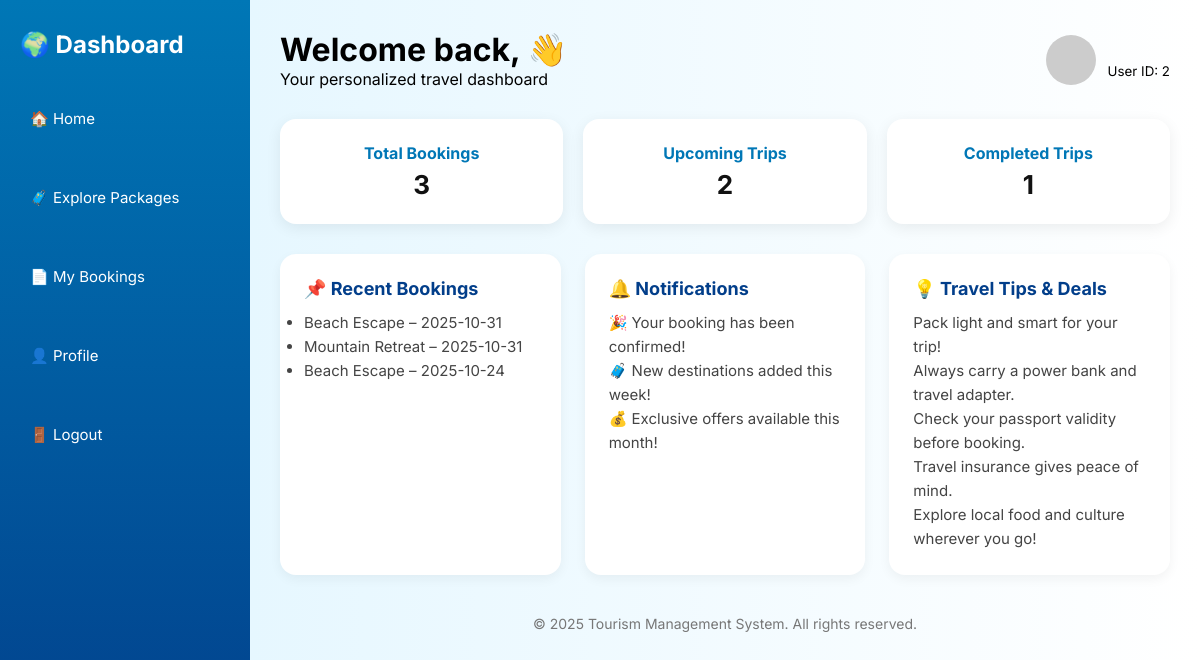
/dashboard (signed in), run on the app's committed database.
### tables this page shows
CREATE TABLE bookings (
    id INTEGER PRIMARY KEY AUTOINCREMENT,
    user_id INTEGER NOT NULL,
    package_id INTEGER NOT NULL,
    name TEXT NOT NULL,
    email TEXT NOT NULL,
    travel_date TEXT NOT NULL,
    persons INTEGER NOT NULL,
    status TEXT DEFAULT 'CONFIRMED',
    booked_at TIMESTAMP DEFAULT CURRENT_TIMESTAMP,
    FOREIGN KEY(user_id) REFERENCES users(id) ON DELETE CASCADE,
    FOREIGN KEY(package_id) REFERENCES packages(id) ON DELETE CASCADE
    );

CREATE TABLE packages (
        id INTEGER PRIMARY KEY AUTOINCREMENT,
        title TEXT NOT NULL,
        location TEXT NOT NULL,
        description TEXT,
        price REAL NOT NULL,
        days INTEGER NOT NULL,
        image_url TEXT,
        status TEXT DEFAULT 'Available',
        created_at TIMESTAMP DEFAULT CURRENT_TIMESTAMP
    );

### app.py (the view)
@app.route("/dashboard")
@login_required
def main_dashboard():
    db = get_db()
    user_id = session["user_id"]
    total_bookings = db.execute(
        "SELECT COUNT(*) AS c FROM bookings WHERE user_id = ?", (user_id,)
    ).fetchone()["c"]
    upcoming_trips = db.execute("""
        SELECT COUNT(*) AS c
        FROM bookings
        WHERE user_id = ? AND date(travel_date) >= date('now')
    """, (user_id,)).fetchone()["c"]
    completed_trips = db.execute("""
        SELECT COUNT(*) AS c
        FROM bookings
        WHERE user_id = ? AND date(travel_date) < date('now')
    """, (user_id,)).fetchone()["c"]
    recent_bookings = db.execute("""
        SELECT p.title, p.location, b.travel_date
        FROM bookings b
        JOIN packages p ON p.id = b.package_id
        WHERE b.user_id = ?
        ORDER BY date(b.travel_date) DESC
        LIMIT 5
    """, (user_id,)).fetchall()
    notifications = [
        "🎉 Your booking has been confirmed!",
        "🧳 New destinations added this week!",
        "💰 Exclusive offers available this month!"
    ]
    travel_tips = [
        "Pack light and smart for your trip!",
        "Always carry a power bank and travel adapter.",
        "Check your passport validity before booking.",
        "Travel insurance gives peace of mind.",
        "Explore local food and culture wherever you go!"
    ]
    profile_pic_url = None
    return render_template(
        "main_dashboard.html",
        total_bookings=total_bookings,
        upcoming_trips=upcoming_trips,
        completed_trips=completed_trips,
        recent_bookings=recent_bookings,
        notifications=notifications,
        travel_tips=travel_tips,
        profile_pic_url=profile_pic_url
    )

### app.py (called while the page is built)
def get_db():
    if "db" not in g:
        db_url = os.environ.get("DATABASE_URL")  # Render will provide this
        if db_url:
            url = urlparse(db_url)
            g.db = psycopg2.connect(
                database=url.path[1:],
                user=url.username,
                password=url.password,
                host=url.hostname,
                port=url.port
            )
            g.db.autocommit = True
        else:
            g.db = sqlite3.connect(DB_PATH)
            g.db.row_factory = sqlite3.Row
            g.db.execute("PRAGMA foreign_keys = ON;")
    return g.db

def login_required(f):
    from functools import wraps
    @wraps(f)
    def _wrap(*args, **kwargs):
        if "user_id" not in session:
            flash("Please login first!", "warning")
            return redirect(url_for("login"))
        return f(*args, **kwargs)
    return _wrap

### templates/main_dashboard.html (shortened to what this page needs)
<!DOCTYPE html>
<html lang="en">
<head>
</head>
<body>
  <aside class="sidebar">
    <h2>🌍 Dashboard</h2>
    <a href="{{ url_for('main_dashboard') }}" class="nav-link">🏠 Home</a>
    <a href="{{ url_for('explore_packages') }}" class="nav-link">🧳 Explore Packages</a>
    <a href="{{ url_for('my_bookings') }}" class="nav-link">📄 My Bookings</a>
    <a href="{{ url_for('profile') }}" class="nav-link">👤 Profile</a>
    <a href="{{ url_for('logout') }}" class="nav-link">🚪 Logout</a>
  </aside>
  <main class="main-content">
    <div class="header">
      <div>
        <h1>Welcome back, {{ session['email'] }} 👋</h1>
        <p>Your personalized travel dashboard</p>
      </div>
      <div class="user-profile">
        <img src="{{ profile_pic_url if profile_pic_url else 'https://i.pravatar.cc/100?img=12' }}" alt="User Profile">
        <div>
          <strong>{{ session['email'] }}</strong><br>
          <small>User ID: {{ session['user_id'] }}</small>
        </div>
      </div>
    </div>
  <section class="stats">
    <div class="stat-card">
      <h3>Total Bookings</h3>
      <p>{{ total_bookings }}</p>
    </div>
    <div class="stat-card">
      <h3>Upcoming Trips</h3>
      <p>{{ upcoming_trips }}</p>
    </div>
    <div class="stat-card">
      <h3>Completed Trips</h3>
      <p>{{ completed_trips }}</p>
    </div>
  </section>
    <section class="card-grid">
      <div class="card">
        <h2>📌 Recent Bookings</h2>
        <ul>
          {% if recent_bookings %}
            {% for booking in recent_bookings %}
              <li>{{ booking['title'] }} – {{ booking['travel_date'] }}</li>
            {% endfor %}
          {% else %}
            <li>No recent bookings found.</li>
          {% endif %}
        </ul>
      </div>
      <div class="card">
        <h2>🔔 Notifications</h2>
        {% if notifications %}
          {% for note in notifications %}
            <p>{{ note }}</p>
          {% endfor %}
        {% else %}
          <p>No new notifications.</p>
        {% endif %}
      </div>
      <div class="card">
        <h2>💡 Travel Tips & Deals</h2>
        {% if travel_tips %}
          {% for tip in travel_tips %}
            <p>{{ tip }}</p>
          {% endfor %}
        {% else %}
          <p>Check back later for exciting offers!</p>
        {% endif %}
      </div>
    </section>
    <footer>
      &copy; 2025 Tourism Management System. All rights reserved.
    </footer>
  </main>
</body>
</html>

### templates/main_dashboard.html (style rules this page uses)
* { box-sizing: border-box; margin: 0; padding: 0; font-family: 'Inter', sans-serif; }
body { display: flex; min-height: 100vh; background: #f4faff; }
.sidebar { width: 250px; background: linear-gradient(to bottom, #0077b6, #023e8a); color: #fff; padding: 30px 20px; display: flex; flex-direction: column; gap: 20px; }
.sidebar h2 { font-size: 24px; font-weight: bold; margin-bottom: 10px; }
.nav-link { text-decoration: none; color: white; margin: 10px 0; display: block; font-size: 15px; padding: 10px; border-radius: 8px; transition: background 0.3s; }
.main-content { flex: 1; padding: 30px; background: linear-gradient(to right, #e6f7ff, #ffffff); }
.header { display: flex; justify-content: space-between; align-items: center; margin-bottom: 30px; }
.user-profile { display: flex; align-items: center; gap: 12px; }
.user-profile img { width: 50px; height: 50px; border-radius: 50%; }
.stats { display: grid; grid-template-columns: repeat(auto-fit, minmax(240px, 1fr)); gap: 20px; margin-bottom: 30px; }
.stat-card { background: #ffffff; padding: 24px; border-radius: 16px; box-shadow: 0 4px 15px rgba(0, 0, 0, 0.07); text-align: center; }
.stat-card h3 { font-size: 16px; color: #0077b6; margin-bottom: 6px; }
.stat-card p { font-size: 26px; font-weight: 700; color: #111; }
.card-grid { display: grid; grid-template-columns: repeat(auto-fit, minmax(280px, 1fr)); gap: 24px; }
.card { background: #ffffff; padding: 24px; border-radius: 16px; box-shadow: 0 4px 12px rgba(0, 0, 0, 0.05); transition: transform 0.3s; }
.card h2 { font-size: 18px; color: #023e8a; margin-bottom: 12px; }
.card p, .card li { font-size: 15px; color: #444; line-height: 1.6; }
footer { margin-top: 40px; text-align: center; font-size: 14px; color: #777; }

### data on the page
bookings: title "Beach Escape", travel_date "2025-10-31"
bookings: title "Mountain Retreat", travel_date "2025-10-31"
bookings: title "Beach Escape", travel_date "2025-10-24"

### other printed values
{{ session['user_id'] }} "2"
{{ total_bookings }} "3"
{{ upcoming_trips }} "2"
{{ completed_trips }} "1"
{{ note }} "🎉 Your booking has been confirmed!" "🧳 New destinations added this week!" "💰 Exclusive offers available this month!"
{{ tip }} "Pack light and smart for your trip!" "Always carry a power bank and travel adapter." "Check your passport validity before booking." "Travel insurance gives peace of mind." "Explore local food and culture wherever you go!"
